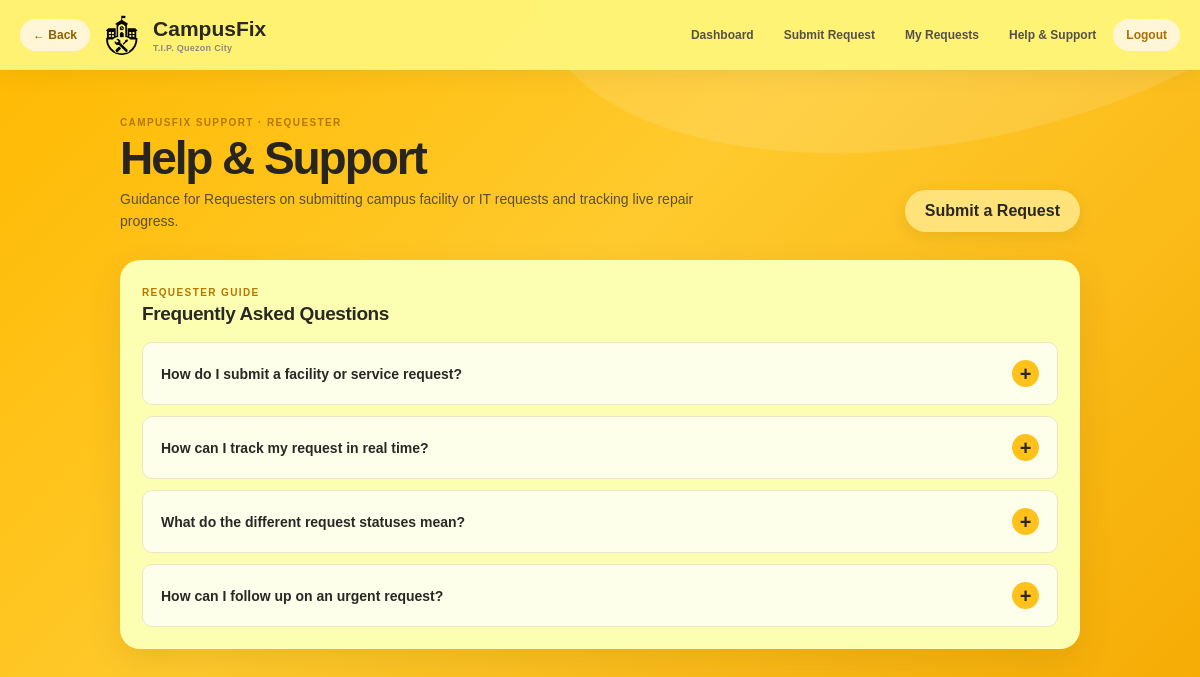
Page /help_support.php (signed in) on the committed database.
### tables this page shows
CREATE TABLE users (
    id INT AUTO_INCREMENT PRIMARY KEY,
    name VARCHAR(100) NOT NULL,
    email VARCHAR(150) NOT NULL UNIQUE,
    password VARCHAR(255) NOT NULL,
    role ENUM('requester','admin_staff','maintenance','itso','system_admin') NOT NULL DEFAULT 'requester',
    created_at TIMESTAMP DEFAULT CURRENT_TIMESTAMP
);

### config.php (called while the page is built, shortened)
<?php
$host = getenv("CAMPUSFIX_DB_HOST") ?: "localhost";
$user = getenv("CAMPUSFIX_DB_USER") ?: "root";
$pass = getenv("CAMPUSFIX_DB_PASSWORD") ?: "";
$db = getenv("CAMPUSFIX_DB_NAME") ?: "campusfix";
$port = (int)(getenv("CAMPUSFIX_DB_PORT") ?: 3306);
try {
    $conn = mysqli_init();
    $flags = 0;
    $conn->real_connect($host, $user, $pass, $db, $port, null, $flags);
} catch (mysqli_sql_exception $exception) {
    error_log("CampusFix database connection failed: " . $exception->getMessage());
    http_response_code(503);
    exit("CampusFix is temporarily unavailable. Please try again later.");
}
function require_login(): void {
    global $conn;
    $stmt = $conn->prepare("SELECT name, role FROM users WHERE id = ?");
    $stmt->bind_param("i", $_SESSION["user_id"]);
    $stmt->execute();
    $result = $stmt->get_result();
}
function role_label(string $role): string {
    return match ($role) {
        "admin_staff" => "Administrative Staff",
        "maintenance" => "Maintenance Personnel",
        "itso" => "ITSO Personnel",
        "system_admin" => "System Administrator",
        default => "Requester"
    };
}
?>

### help_support.php (the view, shortened to what this page needs)
<?php
require "config.php";
require_login();
$role = $_SESSION["role"] ?? "requester";
$roleTitle = role_label($role);
switch ($role) {
    default:
        $primaryActionUrl = "submit_request.php";
        $primaryActionLabel = "Submit a Request";
        $roleDescription = "Guidance for Requesters on submitting campus facility or IT requests and tracking live repair progress.";
        $faqs = [
            [
                "question" => "How do I submit a facility or service request?",
                "answer" => 'Choose <a href="submit_request.php">Submit Request</a> and enter a clear title, category, location, description, and the required photo attachment of the issue. You can check your submission in <a href="my_requests.php">My Requests</a> afterward.'
            ],
            [
                "question" => "How can I track my request in real time?",
                "answer" => 'Open <a href="my_requests.php">My Requests</a> and select <strong>View</strong> beside a request to see its live status, 5-stage progress timeline, the original report photo, and any completion evidence.'
            ],
            [
                "question" => "What do the different request statuses mean?",
                "answer" => '<strong>Pending</strong> requests can still be edited or deleted by their requester. <strong>Assigned</strong> means routed to Maintenance or ITSO. <strong>In Progress</strong> means repair work is underway. <strong>Completed</strong> means resolved and includes a completion photo from assigned personnel.'
            ],
            [
                "question" => "How can I follow up on an urgent request?",
                "answer" => 'Contact campus Administrative Staff through your usual support channel and provide your Request ID, which is listed in <a href="my_requests.php">My Requests</a>.'
            ]
        ];
        break;
}
?>
<!DOCTYPE html>
<html lang="en">
<head>
    <link rel="stylesheet" href="assets/style.css">
</head>
<body>
<?php include "partials/nav.php"; ?>
<main class="container support-page">
    <div class="page-heading">
        <div>
            <span class="eyebrow">CAMPUSFIX SUPPORT · <?= htmlspecialchars(strtoupper($roleTitle), ENT_QUOTES, "UTF-8") ?></span>
            <h1>Help &amp; Support</h1>
            <p class="muted"><?= htmlspecialchars($roleDescription, ENT_QUOTES, "UTF-8") ?></p>
        </div>
        <a class="btn" href="<?= htmlspecialchars($primaryActionUrl, ENT_QUOTES, "UTF-8") ?>"><?= htmlspecialchars($primaryActionLabel, ENT_QUOTES, "UTF-8") ?></a>
    </div>
    <section class="panel faq-panel" aria-label="Frequently asked questions">
        <div class="panel-title-row">
            <div><span class="eyebrow"><?= htmlspecialchars(strtoupper($roleTitle), ENT_QUOTES, "UTF-8") ?> GUIDE</span><h2>Frequently Asked Questions</h2></div>
        </div>
        <div class="faq-list">
            <?php foreach ($faqs as $index => $faq): ?>
                <article class="faq-item">
                    <h3>
                        <button class="faq-question" type="button" aria-expanded="false" aria-controls="faq-answer-<?= $index ?>">
                            <span><?= htmlspecialchars($faq["question"], ENT_QUOTES, "UTF-8") ?></span>
                            <span class="faq-toggle" aria-hidden="true">+</span>
                        </button>
                    </h3>
                </article>
            <?php endforeach; ?>
        </div>
    </section>
</main>
</body>
</html>

### assets/style.css (style rules this page uses)
:root { --yellow: #ffc21c; --yellow-light: #ffd95a; --yellow-dark: #e5a500; --orange: #f5a900; --black: #242321; --text: #292824; --muted: #77736b; --white: #ffffff; --line: #ece9e1; --green: #35a86b; --blue: #4a8fe8; --red: #db514a; --radius: 20px; --radius-sm: 10px; --radius-pill: 999px; --shadow: 0 12px 35px rgba(91, 63, 5, 0.12); --shadow-hover: 0 18px 42px rgba(91, 63, 5, 0.17); --shadow-lg: 0 25px 70px rgba(72, 50, 5, 0.22); --transition: 0.2s ease; --transition-slow: 0.3s ease; --container-width: 1180px; --container-padding: 40px; }
*, *::before, *::after { box-sizing: border-box; margin: 0; }
html { scroll-behavior: smooth; overflow-x: clip; }
body { min-height: 100vh; margin: 0; font-family: Arial, Helvetica, sans-serif; color: var(--text); background: linear-gradient(135deg, #ffb900 0%, #ffca2d 43%, #f5a900 100%); overflow-x: hidden; }
body::before, body::after { content: ""; position: fixed; border-radius: 50%; pointer-events: none; z-index: 0; }
body::before { width: 850px; height: 430px; top: -290px; right: -180px; background: rgba(255, 255, 255, 0.12); transform: rotate(-12deg); }
body::after { width: 1000px; height: 400px; bottom: -300px; left: -300px; background: rgba(255, 255, 255, 0.10); transform: rotate(10deg); }
a { color: var(--yellow-dark); text-decoration: none; }
h1, h2, h3, p { margin-top: 0; }
h1 { font-size: clamp(30px, 4vw, 46px); line-height: 0.98; font-weight: 900; letter-spacing: -0.045em; }
h2 { font-size: 19px; font-weight: 900; letter-spacing: -0.02em; }
.muted { color: var(--muted); line-height: 1.55; }
.eyebrow { display: inline-block; color: #b47700; font-size: 10px; font-weight: 900; letter-spacing: 0.14em; text-transform: uppercase; }
.btn, .authbtn { display: inline-flex; align-items: center; justify-content: center; gap: 8px; padding: 12px 20px; border: 0; border-radius: var(--radius-pill); font-weight: 700; text-decoration: none; cursor: pointer; transition: transform var(--transition), box-shadow var(--transition), background var(--transition); }
.btn { background: #ffe27a; color: var(--text); box-shadow: 0 5px 15px rgba(80, 55, 5, 0.10); }
.container { position: relative; z-index: 2; width: min(var(--container-width), calc(100% - var(--container-padding))); margin: 42px auto 70px; }
.page-heading, .dashboard-heading { display: flex; justify-content: space-between; align-items: flex-end; gap: 30px; margin-bottom: 28px; }
.page-heading > *, .dashboard-heading > *, .panel, .stat-card, .help-card, .review-panel, .report-chart-panel { min-width: 0; }
.page-heading h1, .dashboard-heading h1 { margin: 6px 0 8px; color: #28251f; }
.page-heading p, .dashboard-heading p { max-width: 600px; margin: 0; color: #594f3b; font-size: 14px; }
.panel, .request-card { background: #fcffb2; border: 0; border-radius: var(--radius); box-shadow: var(--shadow); }
.panel { padding: 22px; margin-top: 20px; }
.panel-title-row { display: flex; justify-content: space-between; align-items: center; gap: 15px; margin-bottom: 17px; }
.panel-title-row h2 { margin: 3px 0 0; }
.support-page { max-width: 960px; }
.faq-list { display: grid; gap: 11px; }
.faq-item { overflow: hidden; border: 1px solid #eee5c8; border-radius: var(--radius-sm); background: rgba(255, 255, 255, 0.74); }
.faq-item h3 { margin: 0; }
.faq-question { display: flex; width: 100%; justify-content: space-between; align-items: center; gap: 15px; padding: 17px 18px; border: 0; background: transparent; color: var(--text); text-align: left; font: inherit; font-size: 14px; font-weight: 800; cursor: pointer; }
.faq-toggle { display: grid; width: 27px; height: 27px; flex: 0 0 27px; place-items: center; border-radius: 50%; background: var(--yellow); font-size: 20px; line-height: 1; }

### rows in the picture
users: role "REQUESTER", role "Guidance for Requesters on submitting campus facility or IT requests and tracking live repair progress.", role "Submit a Request"

### other values in the picture
$faq["question"] "How do I submit a facility or service request?"
$faq["question"] "How can I track my request in real time?"
$faq["question"] "What do the different request statuses mean?"
$faq["question"] "How can I follow up on an urgent request?"
